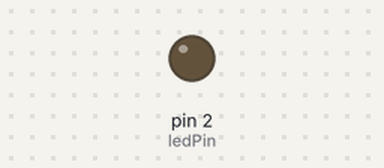
Recording of a sketch running on a simulated Arduino Uno, built with avr-gcc and run on an emulated ATmega328P. Shown: output pins drawn as LEDs (lit = HIGH).

Above: at 1.3 s.
At 10.3 s:
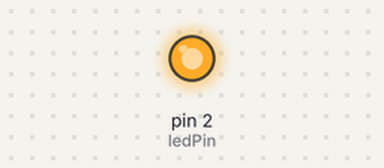
Timing chart, 0 to 10.9 s (numbered marks = the images above):
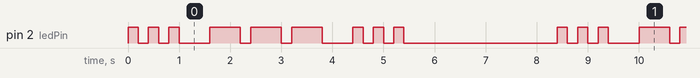

The sketch:

ex03.ino
```cpp
const int ledPin = 2;
unsigned long previousMillis = 0;
int patternIndex = 0;

const long pattern[] = {
  200, 200, 200, 200, 200, 600,
  600, 200, 600, 200, 600, 600,
  200, 200, 200, 200, 200, 3000
};
const int patternLength = sizeof(pattern) / sizeof(pattern[0]);

void setup() {
  pinMode(ledPin, OUTPUT);
  digitalWrite(ledPin, HIGH);
}

void loop() {
  unsigned long currentMillis = millis();

  // 如果当前时间减去上次时间，已经达到了数组里要求的时间长度
  if (currentMillis - previousMillis >= pattern[patternIndex]) {
    previousMillis = currentMillis; // 更新时间
    patternIndex++; // 移动到数组的下一个时间

    // 如果整个数组播完了，就从头开始
    if (patternIndex >= patternLength) {
      patternIndex = 0;
    }

    // 核心判断：偶数索引应该亮，奇数索引应该灭
    if (patternIndex % 2 == 0) {
      digitalWrite(ledPin, HIGH);
    } else {
      digitalWrite(ledPin, LOW);
    }
  }
}
```

Measured:
- by itself, pin 2 (ledPin): repeats every 8.4 s: HIGH 0.20 s, LOW 0.20 s, HIGH 0.20 s, LOW 0.60 s, 2 × (HIGH 0.60 s, LOW 0.20 s), HIGH 0.60 s, LOW 0.60 s, 2 × (HIGH 0.20 s, LOW 0.20 s), HIGH 0.20 s, LOW 3.0 s, HIGH 0.20 s, LOW 0.20 s
- by itself, everything shown: repeats every 8.4 s, in 18 steps
